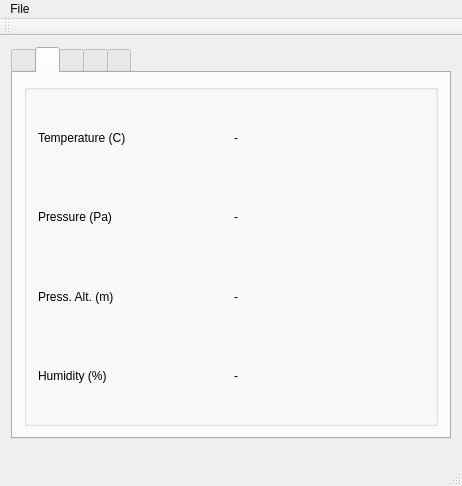
<?xml version="1.0" encoding="UTF-8"?>
<ui version="4.0">
 <class>MainWindow</class>
 <widget class="QMainWindow" name="MainWindow">
  <property name="geometry">
   <rect>
    <x>0</x>
    <y>0</y>
    <width>462</width>
    <height>486</height>
   </rect>
  </property>
  <property name="windowTitle">
   <string>iota remote</string>
  </property>
  <widget class="QWidget" name="centralWidget">
   <layout class="QGridLayout" name="gridLayout_6">
    <item row="0" column="0">
     <widget class="QTabWidget" name="tabWidget">
      <property name="currentIndex">
       <number>1</number>
      </property>
      <property name="iconSize">
       <size>
        <width>48</width>
        <height>48</height>
       </size>
      </property>
      <widget class="QWidget" name="switchesTab">
       <attribute name="icon">
        <iconset resource="resources.qrc">
         <normaloff>:/images/plug.png</normaloff>:/images/plug.png</iconset>
       </attribute>
       <attribute name="title">
        <string/>
       </attribute>
       <layout class="QGridLayout" name="gridLayout">
        <item row="0" column="0">
         <widget class="QGroupBox" name="switchGroup">
          <property name="title">
           <string/>
          </property>
          <layout class="QGridLayout" name="gridLayout_2">
           <item row="0" column="1">
            <widget class="QPushButton" name="offBtn0">
             <property name="sizePolicy">
              <sizepolicy hsizetype="Minimum" vsizetype="Minimum">
               <horstretch>0</horstretch>
               <verstretch>0</verstretch>
              </sizepolicy>
             </property>
             <property name="text">
              <string>Off</string>
             </property>
            </widget>
           </item>
           <item row="0" column="2">
            <widget class="QPushButton" name="onBtn0">
             <property name="sizePolicy">
              <sizepolicy hsizetype="Minimum" vsizetype="Minimum">
               <horstretch>0</horstretch>
               <verstretch>0</verstretch>
              </sizepolicy>
             </property>
             <property name="text">
              <string>On</string>
             </property>
            </widget>
           </item>
           <item row="1" column="1">
            <widget class="QPushButton" name="offBtn1">
             <property name="sizePolicy">
              <sizepolicy hsizetype="Minimum" vsizetype="Minimum">
               <horstretch>0</horstretch>
               <verstretch>0</verstretch>
              </sizepolicy>
             </property>
             <property name="text">
              <string>Off</string>
             </property>
            </widget>
           </item>
           <item row="1" column="2">
            <widget class="QPushButton" name="onBtn1">
             <property name="sizePolicy">
              <sizepolicy hsizetype="Minimum" vsizetype="Minimum">
               <horstretch>0</horstretch>
               <verstretch>0</verstretch>
              </sizepolicy>
             </property>
             <property name="text">
              <string>On</string>
             </property>
            </widget>
           </item>
           <item row="2" column="1">
            <widget class="QPushButton" name="offBtn2">
             <property name="sizePolicy">
              <sizepolicy hsizetype="Minimum" vsizetype="Minimum">
               <horstretch>0</horstretch>
               <verstretch>0</verstretch>
              </sizepolicy>
             </property>
             <property name="text">
              <string>Off</string>
             </property>
            </widget>
           </item>
           <item row="2" column="2">
            <widget class="QPushButton" name="onBtn2">
             <property name="sizePolicy">
              <sizepolicy hsizetype="Minimum" vsizetype="Minimum">
               <horstretch>0</horstretch>
               <verstretch>0</verstretch>
              </sizepolicy>
             </property>
             <property name="text">
              <string>On</string>
             </property>
            </widget>
           </item>
           <item row="0" column="0">
            <widget class="SwitchStatusIndicator" name="swStatus0" native="true">
             <property name="sizePolicy">
              <sizepolicy hsizetype="Preferred" vsizetype="MinimumExpanding">
               <horstretch>0</horstretch>
               <verstretch>0</verstretch>
              </sizepolicy>
             </property>
             <property name="minimumSize">
              <size>
               <width>24</width>
               <height>24</height>
              </size>
             </property>
            </widget>
           </item>
           <item row="1" column="0">
            <widget class="SwitchStatusIndicator" name="swStatus1" native="true">
             <property name="sizePolicy">
              <sizepolicy hsizetype="Preferred" vsizetype="MinimumExpanding">
               <horstretch>0</horstretch>
               <verstretch>0</verstretch>
              </sizepolicy>
             </property>
             <property name="minimumSize">
              <size>
               <width>24</width>
               <height>24</height>
              </size>
             </property>
            </widget>
           </item>
           <item row="2" column="0">
            <widget class="SwitchStatusIndicator" name="swStatus2" native="true">
             <property name="sizePolicy">
              <sizepolicy hsizetype="Preferred" vsizetype="MinimumExpanding">
               <horstretch>0</horstretch>
               <verstretch>0</verstretch>
              </sizepolicy>
             </property>
             <property name="minimumSize">
              <size>
               <width>24</width>
               <height>24</height>
              </size>
             </property>
            </widget>
           </item>
          </layout>
         </widget>
        </item>
       </layout>
      </widget>
      <widget class="QWidget" name="weatherTab">
       <attribute name="icon">
        <iconset resource="resources.qrc">
         <normaloff>:/images/weather.png</normaloff>:/images/weather.png</iconset>
       </attribute>
       <attribute name="title">
        <string/>
       </attribute>
       <layout class="QGridLayout" name="gridLayout_4">
        <item row="0" column="0">
         <widget class="QGroupBox" name="weatherGroup">
          <property name="title">
           <string/>
          </property>
          <layout class="QGridLayout" name="gridLayout_3">
           <item row="3" column="0">
            <widget class="QLabel" name="lblHumid">
             <property name="text">
              <string>Humidity (%)</string>
             </property>
            </widget>
           </item>
           <item row="0" column="0">
            <widget class="QLabel" name="lblTemp">
             <property name="text">
              <string>Temperature (C)</string>
             </property>
            </widget>
           </item>
           <item row="2" column="0">
            <widget class="QLabel" name="lblAlt">
             <property name="text">
              <string>Press. Alt. (m)</string>
             </property>
            </widget>
           </item>
           <item row="1" column="0">
            <widget class="QLabel" name="lblPress">
             <property name="text">
              <string>Pressure (Pa)</string>
             </property>
            </widget>
           </item>
           <item row="0" column="1">
            <widget class="QLabel" name="tempValue">
             <property name="text">
              <string>-</string>
             </property>
            </widget>
           </item>
           <item row="1" column="1">
            <widget class="QLabel" name="pressValue">
             <property name="text">
              <string>-</string>
             </property>
            </widget>
           </item>
           <item row="2" column="1">
            <widget class="QLabel" name="altValue">
             <property name="text">
              <string>-</string>
             </property>
            </widget>
           </item>
           <item row="3" column="1">
            <widget class="QLabel" name="humidValue">
             <property name="text">
              <string>-</string>
             </property>
            </widget>
           </item>
          </layout>
         </widget>
        </item>
       </layout>
      </widget>
      <widget class="QWidget" name="lampTab">
       <attribute name="icon">
        <iconset resource="resources.qrc">
         <normaloff>:/images/lamp.png</normaloff>:/images/lamp.png</iconset>
       </attribute>
       <attribute name="title">
        <string/>
       </attribute>
       <layout class="QGridLayout" name="gridLayout_5">
        <item row="0" column="0">
         <widget class="QGroupBox" name="lightGroup">
          <property name="title">
           <string/>
          </property>
          <layout class="QVBoxLayout" name="verticalLayout">
           <item>
            <widget class="QSlider" name="redLampValue">
             <property name="sizePolicy">
              <sizepolicy hsizetype="Expanding" vsizetype="MinimumExpanding">
               <horstretch>0</horstretch>
               <verstretch>0</verstretch>
              </sizepolicy>
             </property>
             <property name="maximum">
              <number>255</number>
             </property>
             <property name="orientation">
              <enum>Qt::Horizontal</enum>
             </property>
            </widget>
           </item>
           <item>
            <widget class="QSlider" name="greenLampValue">
             <property name="sizePolicy">
              <sizepolicy hsizetype="Expanding" vsizetype="MinimumExpanding">
               <horstretch>0</horstretch>
               <verstretch>0</verstretch>
              </sizepolicy>
             </property>
             <property name="maximum">
              <number>255</number>
             </property>
             <property name="orientation">
              <enum>Qt::Horizontal</enum>
             </property>
            </widget>
           </item>
           <item>
            <widget class="QSlider" name="blueLampValue">
             <property name="sizePolicy">
              <sizepolicy hsizetype="Expanding" vsizetype="MinimumExpanding">
               <horstretch>0</horstretch>
               <verstretch>0</verstretch>
              </sizepolicy>
             </property>
             <property name="maximum">
              <number>255</number>
             </property>
             <property name="orientation">
              <enum>Qt::Horizontal</enum>
             </property>
            </widget>
           </item>
          </layout>
         </widget>
        </item>
       </layout>
      </widget>
      <widget class="QWidget" name="motionTab">
       <attribute name="icon">
        <iconset resource="resources.qrc">
         <normaloff>:/images/intruder.png</normaloff>:/images/intruder.png</iconset>
       </attribute>
       <attribute name="title">
        <string/>
       </attribute>
      </widget>
      <widget class="QWidget" name="settingsTab">
       <attribute name="icon">
        <iconset resource="resources.qrc">
         <normaloff>:/images/settings.png</normaloff>:/images/settings.png</iconset>
       </attribute>
       <attribute name="title">
        <string/>
       </attribute>
      </widget>
     </widget>
    </item>
   </layout>
  </widget>
  <widget class="QMenuBar" name="menuBar">
   <property name="geometry">
    <rect>
     <x>0</x>
     <y>0</y>
     <width>462</width>
     <height>20</height>
    </rect>
   </property>
   <widget class="QMenu" name="menuFile">
    <property name="title">
     <string>File</string>
    </property>
    <addaction name="actionReconnect"/>
    <addaction name="actionExit"/>
   </widget>
   <addaction name="menuFile"/>
  </widget>
  <widget class="QToolBar" name="mainToolBar">
   <attribute name="toolBarArea">
    <enum>TopToolBarArea</enum>
   </attribute>
   <attribute name="toolBarBreak">
    <bool>false</bool>
   </attribute>
  </widget>
  <widget class="QStatusBar" name="statusBar">
   <property name="minimumSize">
    <size>
     <width>0</width>
     <height>36</height>
    </size>
   </property>
  </widget>
  <action name="actionExit">
   <property name="text">
    <string>Exit</string>
   </property>
  </action>
  <action name="actionReconnect">
   <property name="text">
    <string>Reconnect</string>
   </property>
  </action>
 </widget>
 <layoutdefault spacing="6" margin="11"/>
 <customwidgets>
  <customwidget>
   <class>SwitchStatusIndicator</class>
   <extends>QWidget</extends>
   <header>switchstatusindicator.h</header>
   <container>1</container>
  </customwidget>
 </customwidgets>
 <resources>
  <include location="resources.qrc"/>
 </resources>
 <connections>
  <connection>
   <sender>actionExit</sender>
   <signal>triggered()</signal>
   <receiver>MainWindow</receiver>
   <slot>close()</slot>
   <hints>
    <hint type="sourcelabel">
     <x>-1</x>
     <y>-1</y>
    </hint>
    <hint type="destinationlabel">
     <x>199</x>
     <y>149</y>
    </hint>
   </hints>
  </connection>
 </connections>
</ui>
